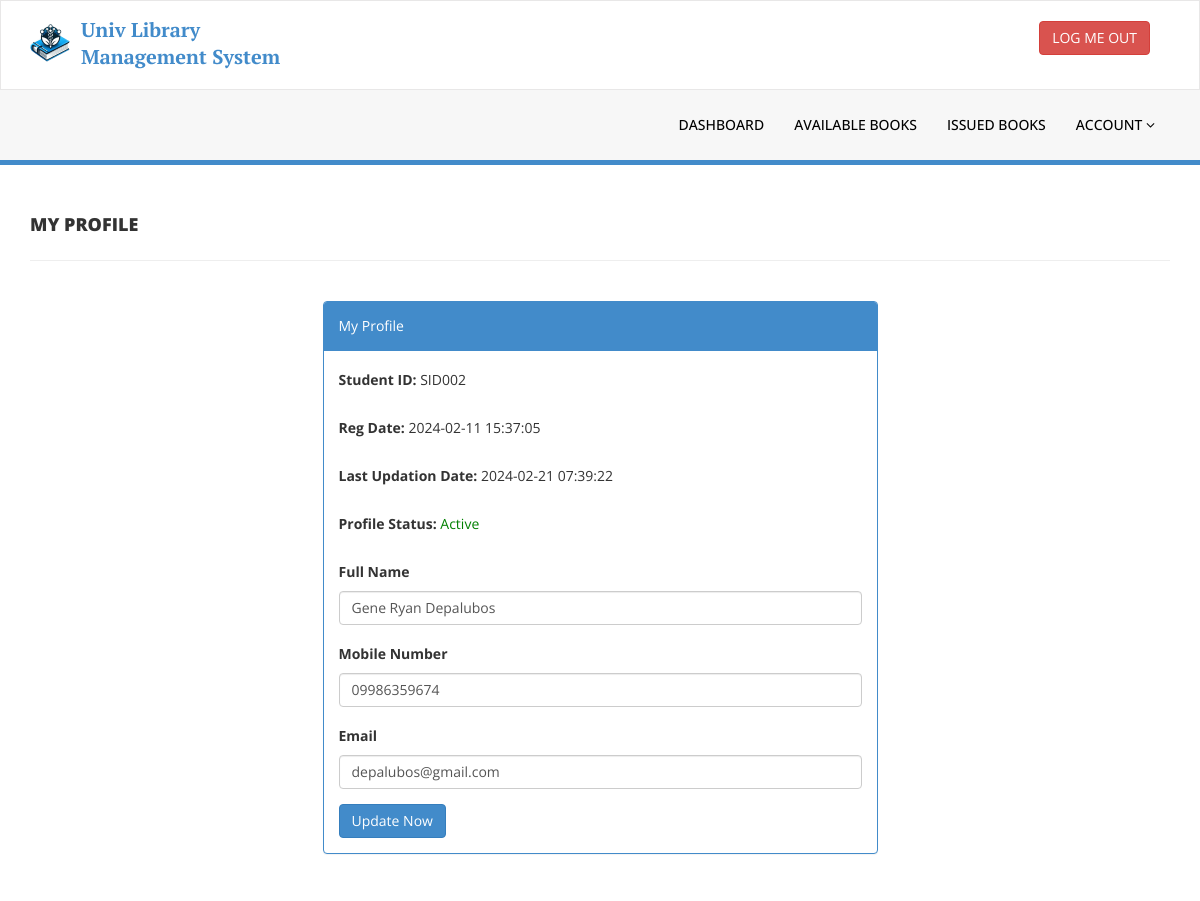
Before: /library/my-profile.php (signed in) with the older database file.
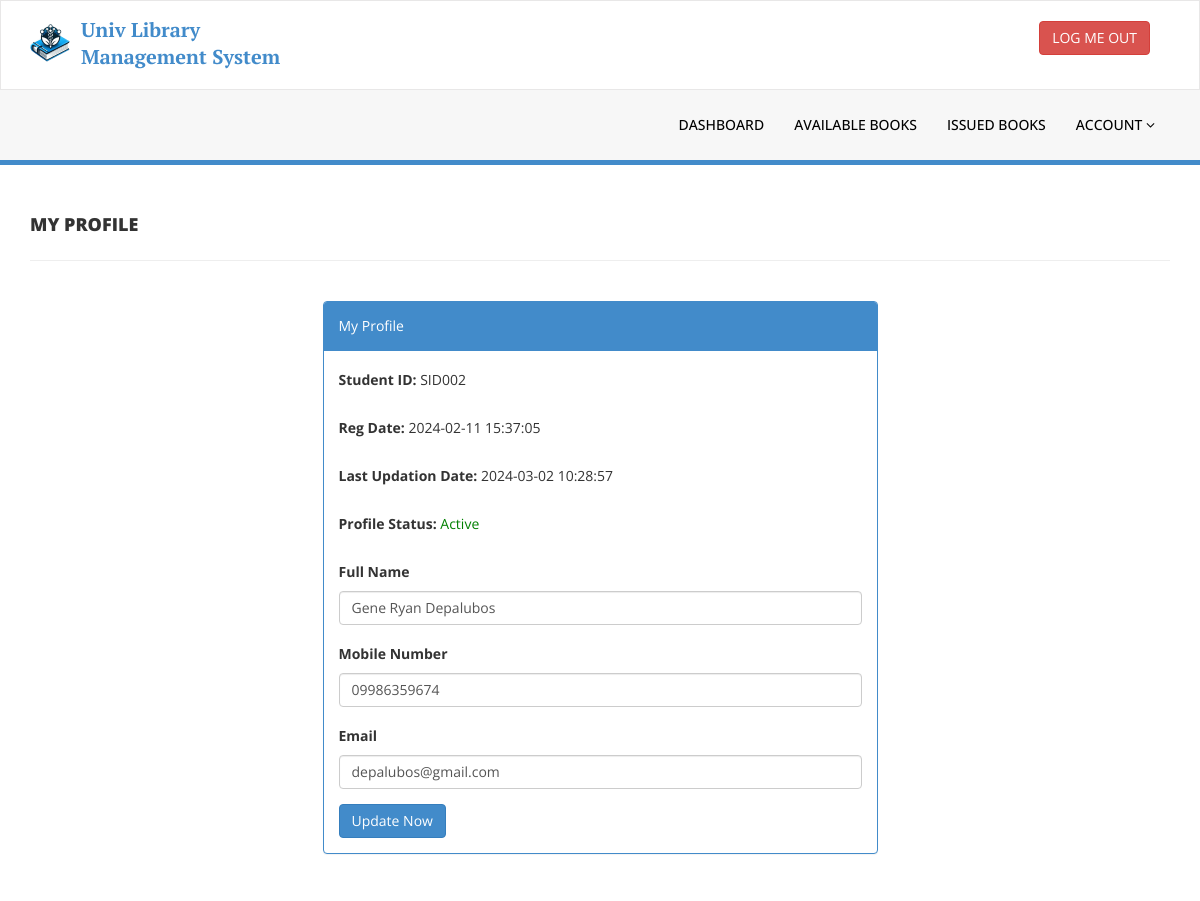
After: the same page with the newer database file.
### tables this page shows
CREATE TABLE `tblstudents` (
  `id` int(11) NOT NULL,
  `StudentId` varchar(100) DEFAULT NULL,
  `FullName` varchar(120) DEFAULT NULL,
  `EmailId` varchar(120) DEFAULT NULL,
  `MobileNumber` char(11) DEFAULT NULL,
  `Password` varchar(120) DEFAULT NULL,
  `Status` int(1) DEFAULT NULL,
  `RegDate` timestamp NULL DEFAULT current_timestamp(),
  `UpdationDate` timestamp NULL DEFAULT NULL ON UPDATE current_timestamp()
);

### library/my-profile.php (the view, shortened to what this page needs)
<?php
include('includes/config.php');
if (strlen($_SESSION['login']) == 0) {
    header('location:index.php');
} else {
?>
    <!DOCTYPE html>
    <html xmlns="http://www.w3.org/1999/xhtml">
    <head>
        <link href="assets/css/bootstrap.css" rel="stylesheet" />
        <link href="assets/css/font-awesome.css" rel="stylesheet" />
        <link href="assets/css/style.css" rel="stylesheet" />
    </head>
    <body>
        <?php include('includes/header.php'); ?>
        <div class="content-wrapper">
            <div class="container">
                <div class="row pad-botm">
                    <div class="col-md-12">
                        <h4 class="header-line">My Profile</h4>
                    </div>
                </div>
                <div class="row">
                    <div class="col-md-6 col-md-offset-3">
                        <div class="panel panel-primary">
                            <div class="panel-heading">
                                My Profile
                            </div>
                            <div class="panel-body">
                                <form name="signup" method="post">
                                    <?php
                                    $sid = $_SESSION['stdid'];
                                    $sql = "SELECT StudentId,FullName,EmailId,MobileNumber,RegDate,UpdationDate,Status FROM  tblstudents WHERE StudentId=:sid ";
                                    $query = $dbh->prepare($sql);
                                    $query->bindParam(':sid', $sid, PDO::PARAM_STR);
                                    $query->execute();
                                    $results = $query->fetchAll(PDO::FETCH_OBJ);
                                    if ($query->rowCount() > 0) {
                                        foreach ($results as $result) {               ?>
                                            <div class="form-group">
                                                <label>Student ID: </label>
                                                <?php echo htmlentities($result->StudentId); ?>
                                            </div>
                                            <div class="form-group">
                                                <label>Reg Date: </label>
                                                <?php echo htmlentities($result->RegDate); ?>
                                            </div>
                                            <?php if ($result->UpdationDate != "") { ?>
                                                <div class="form-group">
                                                    <label>Last Updation Date: </label>
                                                    <?php echo htmlentities($result->UpdationDate); ?>
                                                </div>
                                            <?php } ?>
                                            <div class="form-group">
                                                <label>Profile Status: </label>
                                                <?php if ($result->Status == 1) { ?>
                                                    <span style="color: green">Active</span>
                                                <?php } else { ?>
                                                    <span style="color: red">Blocked</span>
                                                <?php } ?>
                                            </div>
                                            <div class="form-group">
                                                <label>Full Name</label>
                                                <input class="form-control" type="text" name="fullanme" value="<?php echo htmlentities($result->FullName); ?>" autocomplete="off" required />
                                            </div>
                                            <div class="form-group">
                                                <label>Mobile Number</label>
                                                <input class="form-control" type="text" name="mobileno" maxlength="10" value="<?php echo htmlentities($result->MobileNumber); ?>" autocomplete="off" required />
                                            </div>
                                            <div class="form-group">
                                                <label>Email</label>
                                                <input class="form-control" type="email" name="email" id="emailid" value="<?php echo htmlentities($result->EmailId); ?>" autocomplete="off" required />
                                            </div>
                                    <?php }
                                    } ?>
                                    <button type="submit" name="update" class="btn btn-primary" id="submit">Update Now</button>
                                </form>
                            </div>
                        </div>
                    </div>
                </div>
            </div>
        </div>
    </body>
    </html>
<?php } ?>

Changed rows visible on the page:
changed tblstudents "SID002": UpdationDate "2024-02-21 07:39:22" → "2024-03-02 10:28:57"
